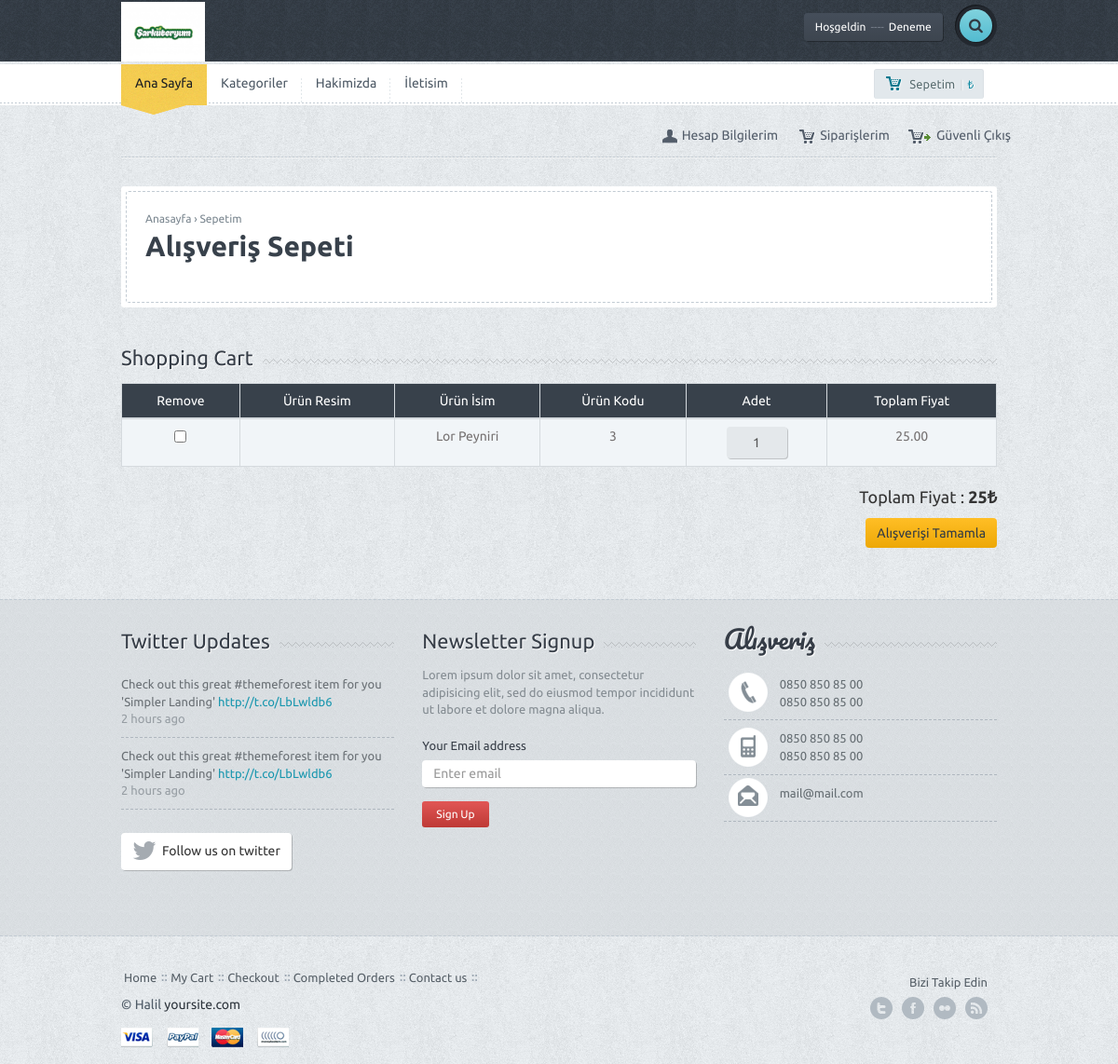
The app's page /sepet.php (signed in) with its own data.
### tables this page shows
CREATE TABLE `ayar` (
  `ayar_id` int(10) NOT NULL,
  `ayar_logo` varchar(250) NOT NULL,
  `ayar_url` varchar(50) NOT NULL,
  `ayar_title` varchar(250) NOT NULL,
  `ayar_description` varchar(250) NOT NULL,
  `ayar_keywords` varchar(50) NOT NULL,
  `ayar_author` varchar(50) NOT NULL,
  `ayar_tel` varchar(50) NOT NULL,
  `ayar_gsm` varchar(50) NOT NULL,
  `ayar_faks` varchar(50) NOT NULL,
  `ayar_mail` varchar(50) NOT NULL,
  `ayar_il` varchar(50) NOT NULL,
  `ayar_ilce` varchar(50) NOT NULL,
  `ayar_adres` varchar(250) NOT NULL,
  `ayar_mesai` varchar(250) NOT NULL,
  `ayar_maps` varchar(250) NOT NULL,
  `ayar_analystic` varchar(50) NOT NULL,
  `ayar_zopim` varchar(250) NOT NULL,
  `ayar_facebook` varchar(50) NOT NULL,
  `ayar_twiter` varchar(50) NOT NULL,
  `ayar_youtube` varchar(50) NOT NULL,
  `ayar_instagram` varchar(50) NOT NULL,
  `ayar_google` varchar(50) NOT NULL,
  `ayar_smtphost` varchar(50) NOT NULL,
  `ayar_smtpuser` varchar(50) NOT NULL,
  `ayar_smtppassword` varchar(50) NOT NULL,
  `ayar_smtpport` varchar(50) NOT NULL,
  `ayar_bakin` enum('0','1') NOT NULL DEFAULT '1'
);

CREATE TABLE `kullanici` (
  `kullanici_id` int(11) NOT NULL,
  `kullanici_zaman` datetime NOT NULL DEFAULT current_timestamp(),
  `kullanici_resim` varchar(250) NOT NULL,
  `kullanici_tc` varchar(50) NOT NULL,
  `kullanici_ad` varchar(50) NOT NULL,
  `kullanici_mail` varchar(100) NOT NULL,
  `kullanici_gsm` varchar(50) NOT NULL,
  `kullanici_password` varchar(50) NOT NULL,
  `kullanici_adsoyad` varchar(50) NOT NULL,
  `kullanici_adres` varchar(250) NOT NULL,
  `kullanici_il` varchar(100) NOT NULL,
  `kullanici_ilce` varchar(100) NOT NULL,
  `kullanici_unvan` varchar(100) NOT NULL,
  `kullanici_yetki` varchar(50) NOT NULL,
  `kullanici_durum` int(1) NOT NULL
);

CREATE TABLE `menu` (
  `menu_id` int(11) NOT NULL,
  `menu_ust` varchar(50) NOT NULL,
  `menu_ad` varchar(100) NOT NULL,
  `menu_detay` text NOT NULL,
  `menu_url` varchar(250) NOT NULL,
  `menu_sira` int(2) NOT NULL,
  `menu_durum` enum('0','1') NOT NULL,
  `menu_seourl` varchar(250) NOT NULL
);

CREATE TABLE `sepet` (
  `sepet_id` int(11) NOT NULL,
  `kullanici_id` int(11) NOT NULL,
  `urun_id` int(11) NOT NULL,
  `urun_adet` int(4) NOT NULL
);

CREATE TABLE `urun` (
  `urun_id` int(11) NOT NULL,
  `kategori_id` int(11) NOT NULL,
  `urun_zaman` timestamp NOT NULL DEFAULT current_timestamp(),
  `urun_ad` varchar(250) NOT NULL,
  `urun_seourl` varchar(250) NOT NULL,
  `urun_detay` text NOT NULL,
  `urun_fiyat` float(9,2) NOT NULL,
  `urun_video` varchar(50) NOT NULL,
  `urun_keyword` varchar(250) NOT NULL,
  `urun_stok` int(11) NOT NULL,
  `urun_durum` enum('0','1') NOT NULL,
  `urun_onecikar` enum('0','1') NOT NULL DEFAULT '0'
);

### sepet.php (the view, shortened to what this page needs)
<?php include 'header.php';
?>
<div class="container">
	<div class="lines"></div>
</div>
<div class="container">
	<div class="row">
		<div class="col-md-12">
			<div class="page-title-wrap">
				<div class="page-title-inner">
					<div class="row">
						<div class="col-md-4">
							<div class="bread"><a href="#">Anasayfa</a> &rsaquo; Sepetim</div>
							<div class="bigtitle">Alışveriş Sepeti</div>
						</div>
					</div>
				</div>
			</div>
		</div>
	</div>
	<div class="title-bg">
		<div class="title">Shopping Cart</div>
	</div>
	<div class="table-responsive">
		<table class="table table-bordered chart">
			<thead>
				<tr>
					<th>Remove</th>
					<th>Ürün Resim</th>
					<th>Ürün İsim</th>
					<th>Ürün Kodu</th>
					<th>Adet</th>
					<th>Toplam Fiyat</th>
				</tr>
			</thead>
			<tbody>
				<?php
				$kullanici_id=$kullanicicek['kullanici_id'];
				$sepetsor=$db->prepare("SELECT * FROM sepet where kullanici_id=:id");
				$sepetsor->execute(array(
					'id'=> $kullanici_id
				));
				while ($sepetcek=$sepetsor->fetch(PDO::FETCH_ASSOC)) {
					$urun_id=$sepetcek['urun_id'];
					$urunsor=$db->prepare("SELECT * FROM urun where urun_id=:urun_id");
					$urunsor->execute(array(
						'urun_id'=>$urun_id
					));
					$uruncek=$urunsor->fetch(PDO::FETCH_ASSOC);
					$toplam_fiyat+=$uruncek['urun_fiyat']*$sepetcek['urun_adet'] ;
					?>
					<tr>
						<td><form><input type="checkbox"></form></td>
						<td><img src="images\demo-img.jpg" width="100" alt=""></td>
						<td><?php echo $uruncek['urun_ad'] ?></td>
						<td><?php echo $uruncek['urun_id'] ?></td>
						<td><form><input type="text" class="form-control quantity" value="<?php echo $sepetcek['urun_adet'] ?>">
						</form></td>
						<td><?php echo $uruncek['urun_fiyat'] ?></td>
					</tr>
				<?php } ?>
			</tbody>
		</table>
	</div>
	<div class="row">
		<div class="col-md-6">
		</div>
		<div class="col-md-3 col-md-offset-3">
			<div class="subtotal-wrap">
				<div class="total">Toplam Fiyat : <span class="bigprice"><?php echo $toplam_fiyat/2 ?>₺</span></div>
				<a href="odeme.php" class="btn btn-default btn-yellow">Alışverişi Tamamla</a>
			</div>
			<div class="clearfix"></div>
		</div>
	</div>
	<div class="spacer"></div>
</div>
<?php include 'footer.php'; ?>

### header.php (shortened to what this page needs)
<?php
include 'nedmin/netting/baglan.php';
$ayarsor=$db->prepare("SELECT * FROM ayar where ayar_id=:id");
$ayarsor->execute(array(
	'id'=> 0
));
$ayarcek=$ayarsor->fetch(PDO::FETCH_ASSOC);
$kullanicisor=$db->prepare("SELECT * FROM kullanici where kullanici_mail=:mail");
$kullanicisor->execute(array(
	'mail'=> $_SESSION['userkullanici_mail']
));
$kullanicicek=$kullanicisor->fetch(PDO::FETCH_ASSOC);
?>
<!DOCTYPE html>
<html lang="en">
<head>
	<link href='font-awesome\css\font-awesome.css' rel="stylesheet" type="text/css">
	<link href="bootstrap\css\bootstrap.min.css" rel="stylesheet">
	<link rel="stylesheet" href="style.css">
	<link rel="stylesheet" href="css\owl.carousel.css">
	<link rel="stylesheet" href="css\owl.transitions.css">
	<link rel="stylesheet" type="text/css" href="js\product\jquery.fancybox.css?v=2.1.5" media="screen">
</head>
<body>
	<div id="wrapper">
		<div class="header">
			<div class="container">
				<div class="row">
					<div class="col-xs-6 col-md-4 main-logo">
						<a href="index.php"><img width="90" src="<?php echo $ayarcek['ayar_logo'] ?>" alt="Site logosu" class="logo img-responsive"></a>
					</div>
					<div class="col-md-8">
						<div class="pushright">
							<div class="top">
								<?php
								if (!isset($_SESSION['userkullanici_mail'])) { ?>
									<a href="#" id="reg" class="btn btn-default btn-dark">Giriş Yap<span>-- yada --</span>Kayıt Ol</a>
								<?php } else{ ?>
									<a href="#"  class="btn btn-default btn-dark">Hoşgeldin<span>----</span><?php echo $kullanicicek['kullanici_adsoyad']; ?></a>
								<?php } ?>
								<div class="srch-wrap">
									<a href="#" id="srch" class="btn btn-default btn-search"><i class="fa fa-search"></i></a>
								</div>
							</div>
						</div>
					</div>
				</div>
			</div>
		</div class="deshed">
		<div class="main-nav">
			<div class="navbar navbar-default navbar-static-top">
				<div class="container">
					<div class="row">
						<div class="col-md-10">
							<div class="navbar-collapse collapse">
								<ul class="nav navbar-nav">
									<li><a href="index.php" class="active">Ana Sayfa</a><div class="curve"></div></li>
									<?php
									$menusor=$db->prepare("SELECT * FROM menu where menu_durum=:durum order by menu_sira ASC limit 5");
									$menusor->execute(array(
										'durum'=> 1
									));
									while($menucek=$menusor->fetch(PDO::FETCH_ASSOC)) {?>
										<li><a href="
											<?php
											if(!empty($menucek['menu_url'])){
												echo $menucek['menu_url'];
												} else {
													echo 'sayfa-'.seo($menucek['menu_ad']);
												}
												?>
												"><?php echo $menucek['menu_ad']; ?></a></li>
											<?php } ?>
										</ul>
									</div>
								</div>
								<div class="col-md-2 machart">
									<button id="popcart" class="btn btn-default btn-chart btn-sm "><span class="mychart">Sepetim</span>|<span class="allprice">₺</span></button>
												<?php
												$kullanici_id=$kullanicicek['kullanici_id'];
												$sepetsor=$db->prepare("SELECT * FROM sepet where kullanici_id=:id");
												$sepetsor->execute(array(
													'id'=> $kullanici_id
												));
												while ($sepetcek=$sepetsor->fetch(PDO::FETCH_ASSOC)) {
													$urun_id=$sepetcek['urun_id'];
													$urunsor=$db->prepare("SELECT * FROM urun where urun_id=:urun_id");
													$urunsor->execute(array(
														'urun_id'=>$urun_id
													));
													$uruncek=$urunsor->fetch(PDO::FETCH_ASSOC);
													$toplam_fiyat+=$uruncek['urun_fiyat']*$sepetcek['urun_adet'] ;
													?>
												<?php } ?>
								</div>
								<?php
								if (isset($_SESSION['userkullanici_mail'])) { ?>
									<ul class="small-menu">
										<li><a href="hesabim.php" class="myacc">Hesap Bilgilerim</a></li>
										<li><a href="siparislerim.php" class="myshop">Siparişlerim</a></li>
										<li><a href="logout.php" class="mycheck">Güvenli Çıkış</a></li>
									</ul>
								<?php  } ?>
							</div>
						</div>
					</div>
	</div>

### footer.php (shortened to what this page needs)
<div class="f-widget">
		<div class="container">
			<div class="row">
				<div class="col-md-4">
					<div class="title-widget-bg">
						<div class="title-widget">Twitter Updates</div>
					</div>
					<ul class="tweets">
						<li>Check out this great #themeforest item for you
						'Simpler Landing' <a href="#">http://t.co/LbLwldb6 </a>
						<span>2 hours ago</span></li>
						<li class="lastone">Check out this great #themeforest item for you
						'Simpler Landing' <a href="#">http://t.co/LbLwldb6 </a>
						<span>2 hours ago</span></li>
					</ul>
					<a href="#" class="btn btn-default btn-follow"><i class="fa fa-twitter fa-2x"></i><div>Follow us on twitter</div></a>
				</div>
				<div class="col-md-4">
					<div class="title-widget-bg">
						<div class="title-widget">Newsletter Signup</div>
					</div>
					<div class="newsletter">
						<p>
							Lorem ipsum dolor sit amet, consectetur adipisicing elit, sed do eiusmod tempor incididunt ut labore et dolore magna aliqua.
						</p>
						<form role="form">
							<div class="form-group">
								<label>Your Email address</label>
								<input type="email" class="form-control newstler-input" id="exampleInputEmail1" placeholder="Enter email">
								<button class="btn btn-default btn-red btn-sm">Sign Up</button>
							</div>
						</form>
					</div>
				</div>
				<div class="col-md-4">
					<div class="title-widget-bg">
						<div class="title-widget-cursive">Alışveriş</div>
					</div>
					<ul class="contact-widget">
						<li class="fphone"><?php echo $ayarcek['ayar_tel']; ?> <br> <?php echo $ayarcek['ayar_faks']; ?></li>
						<li class="fmobile"><?php echo $ayarcek['ayar_gsm']; ?><br><?php echo $ayarcek['ayar_gsm']; ?></li>
						<li class="fmail lastone"><?php echo $ayarcek['ayar_mail']; ?></li>
					</ul>
				</div>
			</div>
			<div class="spacer"></div>
		</div>
	</div>
	<div class="footer">
		<div class="container">
			<div class="row">
				<div class="col-md-9">
					<ul class="footermenu">
						<li><a href="index-1.htm">Home</a></li>
						<li><a href="cart.htm">My Cart</a></li>
						<li><a href="checkout.htm">Checkout</a></li>
						<li><a href="order.htm">Completed Orders</a></li>
						<li><a href="contact.htm">Contact us</a></li>
					</ul>
					<div class="f-credit">&copy; <?php echo $ayarcek['ayar_author'] ?> <a href="#">yoursite.com</a></div>
					<a href=""><div class="payment visa"></div></a>
					<a href=""><div class="payment paypal"></div></a>
					<a href=""><div class="payment mc"></div></a>
					<a href=""><div class="payment nh"></div></a>
				</div>
				<div class="col-md-3">
					<div class="followon">Bizi Takip Edin</div>
					<div class="fsoc">
						<a href="http://<?php echo $ayarcek['ayar_twiter'] ?>" class="ftwitter">twitter</a>
						<a href="http://<?php echo $ayarcek['ayar_facebook'] ?>" class="ffacebook">facebook</a>
						<a href="http://<?php echo $ayarcek['ayar_youtube'] ?>" class="fflickr">Youtube</a>
						<a href="http://<?php echo $ayarcek['ayar_google'] ?>" class="ffeed">Google</a>
					</div>
					<div class="clearfix"></div>
				</div>
			</div>
		</div>
	</div>
	</div>
  </body>
</html>

### records on screen
ayar: ayar_logo (picture), ayar_tel "0850 850 85 00", ayar_faks "0850 850 85 00", ayar_gsm "0850 850 85 00", ayar_mail "mail@mail.com", ayar_author "Halil"
kullanici: kullanici_adsoyad "Deneme"
menu: menu_ad "Kategoriler"
menu: menu_ad "Hakimizda"
menu: menu_ad "İletisim"
sepet: urun.urun_ad "Lor Peyniri", urun.urun_id "3", urun_adet "1", urun.urun_fiyat "25.00"

### other values on screen
$toplam_fiyat/2 "25"
